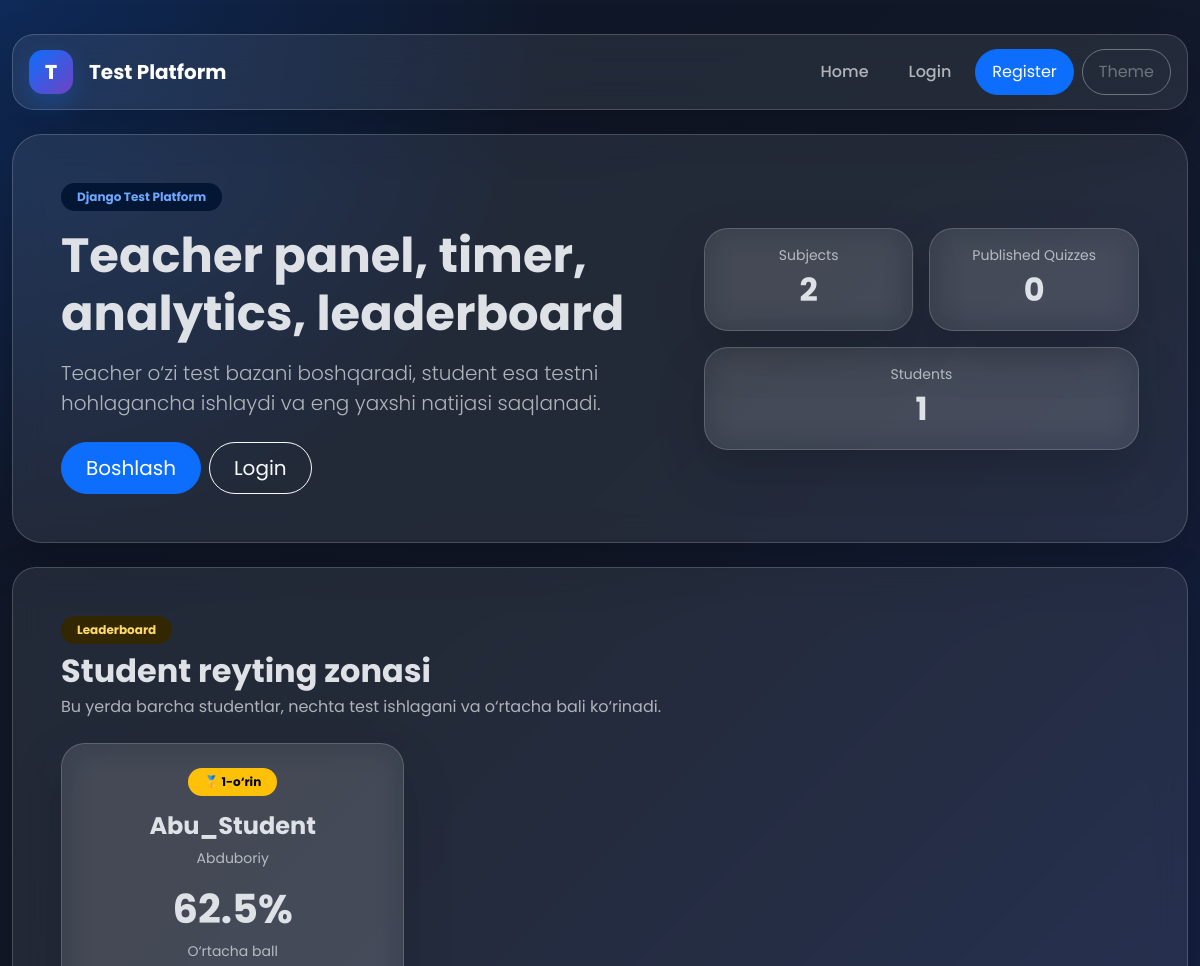
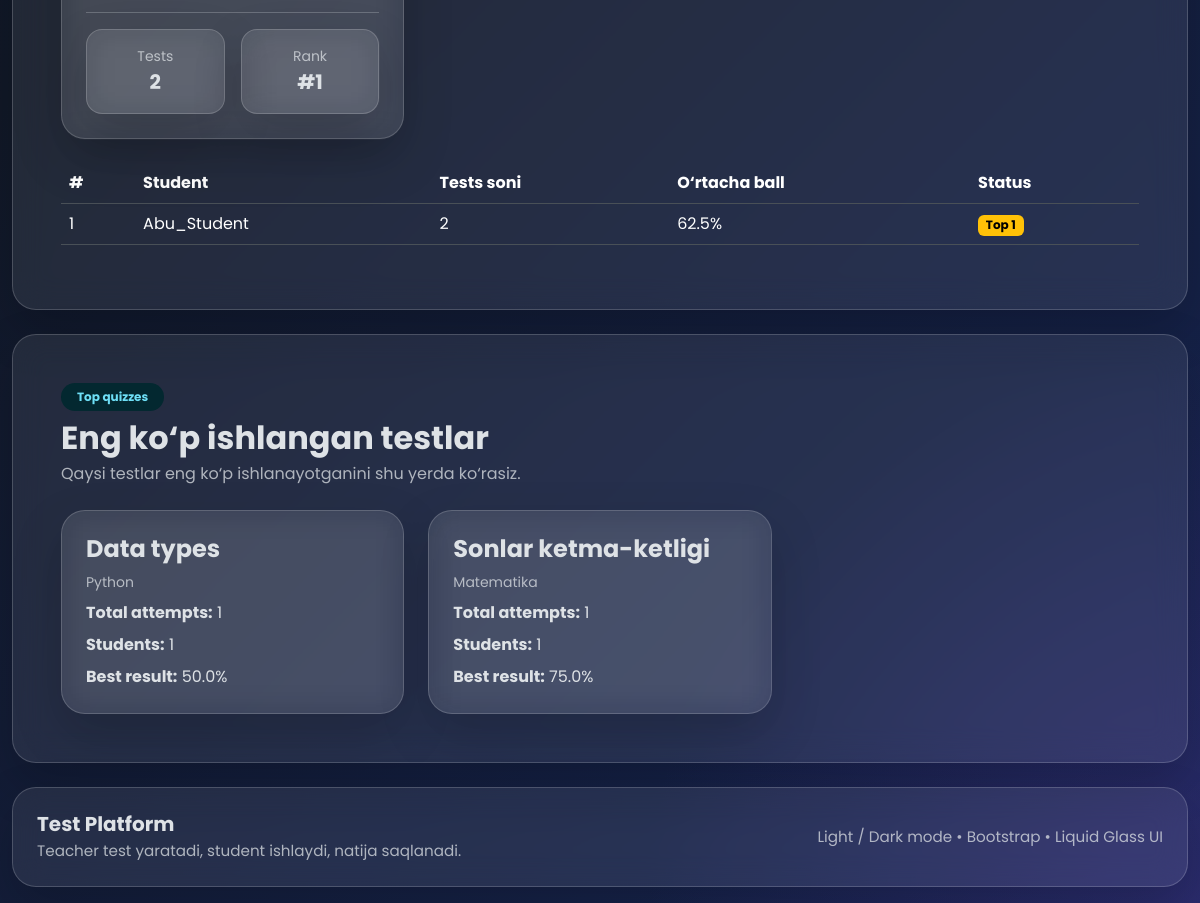
The app's page /, older data (2 pictures, top to bottom).
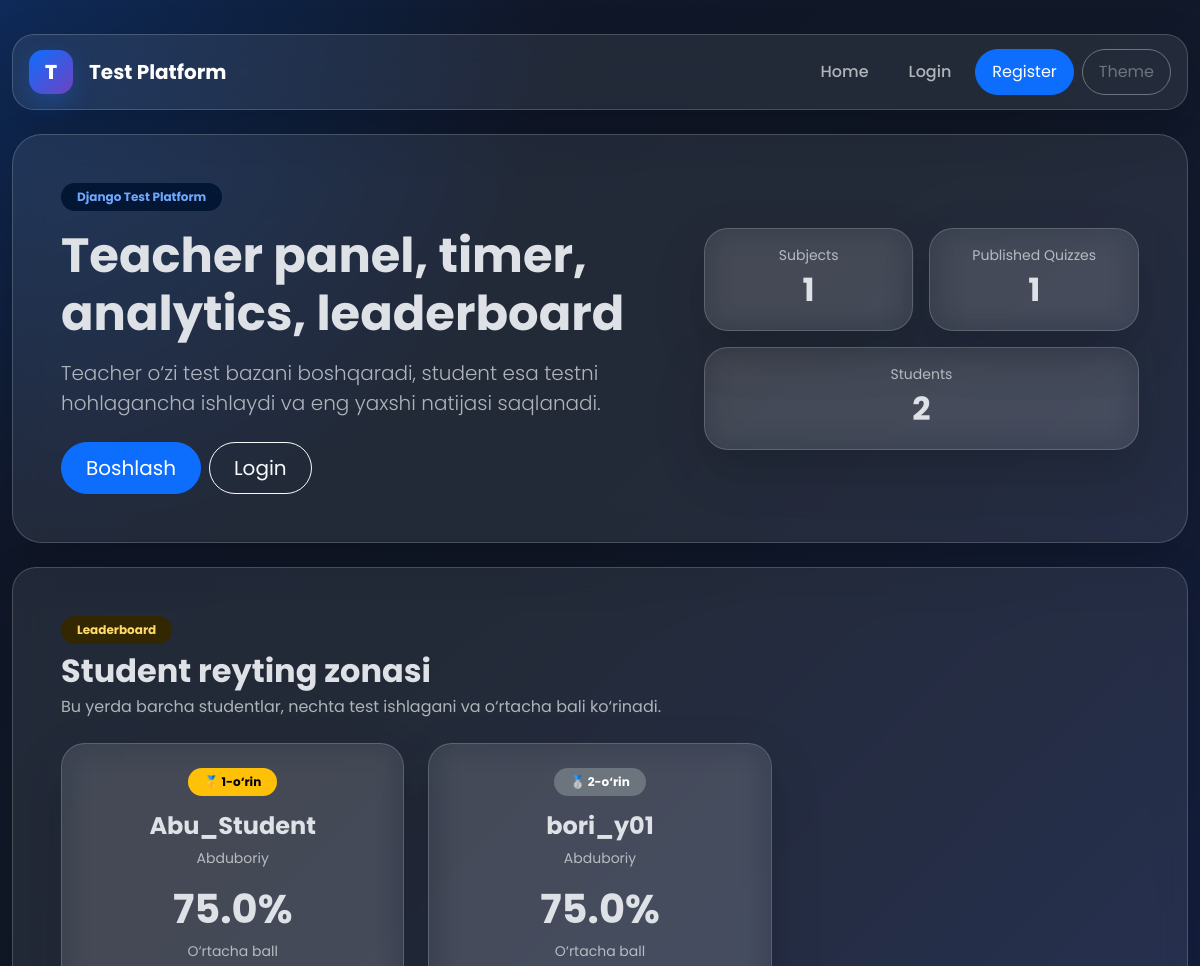
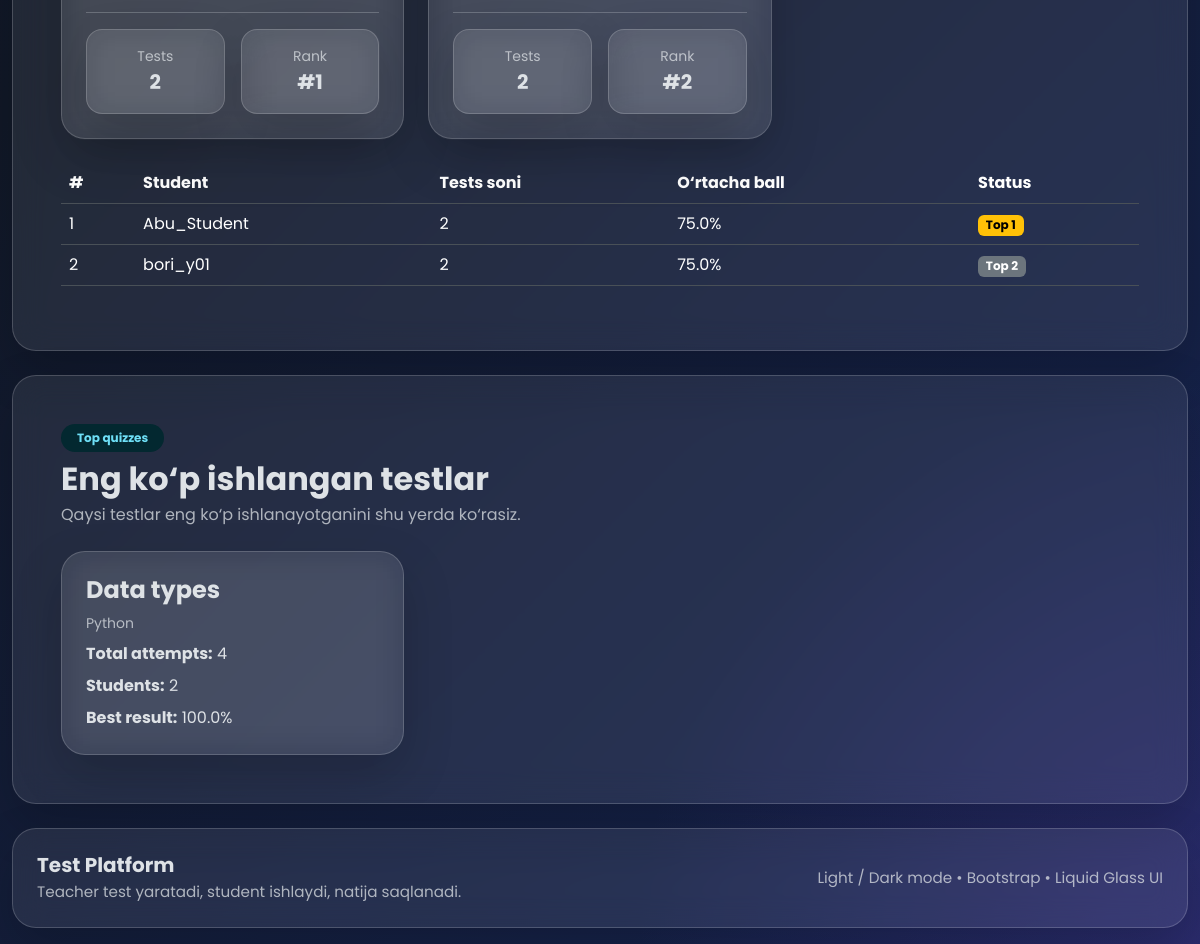
The same page, newer data (2 pictures, top to bottom).
### accounts/models.py (models this page shows, shortened)
class User(AbstractUser):
    ROLE_CHOICES = (
        ('teacher', 'Teacher'),
        ('student', 'Student'),
    )
    role = models.CharField(
        max_length=20,
        choices=ROLE_CHOICES,
        default='student'
    )
    avatar = models.ImageField(
        upload_to='avatars/',
        blank=True,
        null=True
    )
    birth_date = models.DateField(
        blank=True,
        null=True
    )
    telegram_username = models.CharField(
        max_length=100,
        blank=True,
        null=True,
        help_text="Masalan: @username"
    )
    telegram_id = models.CharField(
        max_length=50,
        blank=True,
        null=True,
        help_text="Telegram chat ID (bot ishlashi uchun kerak)"
    )
    instagram = models.CharField(
        max_length=255,
        blank=True,
        null=True
    )
    bio = models.TextField(
        blank=True,
        null=True
    )

### quiz/models.py (models this page shows, shortened)
class Quiz(models.Model):
    STATUS_CHOICES = (
        ('draft', 'Draft'),
        ('published', 'Published'),
        ('archived', 'Archived'),
    )
    DIFFICULTY_CHOICES = (
        ('easy', 'Easy'),
        ('medium', 'Medium'),
        ('hard', 'Hard'),
    )
    subject = models.ForeignKey(Subject, on_delete=models.CASCADE, related_name='quizzes')
    title = models.CharField(max_length=255)
    description = models.TextField(blank=True, null=True)
    duration_minutes = models.PositiveIntegerField(default=10)
    pass_percentage = models.PositiveIntegerField(default=60)
    status = models.CharField(max_length=20, choices=STATUS_CHOICES, default='draft')
    difficulty = models.CharField(max_length=20, choices=DIFFICULTY_CHOICES, default='medium')
    randomize_questions = models.BooleanField(default=False)
    randomize_choices = models.BooleanField(default=False)
    created_by = models.ForeignKey(
        settings.AUTH_USER_MODEL,
        on_delete=models.CASCADE,
        related_name='teacher_quizzes'
    )
    created_at = models.DateTimeField(auto_now_add=True)
    class Meta:
        ordering = ['-created_at']

class Subject(models.Model):
    name = models.CharField(max_length=255)
    description = models.TextField(blank=True, null=True)
    created_by = models.ForeignKey(
        settings.AUTH_USER_MODEL,
        on_delete=models.CASCADE,
        related_name='teacher_subjects'
    )
    created_at = models.DateTimeField(auto_now_add=True)
    class Meta:
        ordering = ['-created_at']

### quiz/views.py (the view)
# urls.py: path("", home_view, name="home"),
def home_view(request):
    subjects_count = Subject.objects.count()
    quizzes_count = Quiz.objects.filter(status="published").count()
    students_count = User.objects.filter(role="student").count()
    leaderboard_students = User.objects.filter(role="student").annotate(
        completed_tests=Count(
            "attempts",
            filter=Q(attempts__is_completed=True),
            distinct=True,
        ),
        avg_percentage=Coalesce(
            Avg("attempts__percentage", filter=Q(attempts__is_completed=True)),
            Value(0.0),
            output_field=FloatField(),
        ),
    ).order_by("-avg_percentage", "-completed_tests", "username")
    leaderboard_students = list(leaderboard_students)
    top_students = leaderboard_students[:3]
    other_students = leaderboard_students[3:]
    most_attempted_quizzes = (
        Quiz.objects.annotate(
            total_attempts=Count("attempts", filter=Q(attempts__is_completed=True)),
            unique_students=Count(
                "attempts__student",
                filter=Q(attempts__is_completed=True),
                distinct=True,
            ),
            best_result=Coalesce(
                Max("attempts__percentage", filter=Q(attempts__is_completed=True)),
                Value(0.0),
                output_field=FloatField(),
            ),
        )
        .filter(total_attempts__gt=0)
        .order_by("-total_attempts", "-unique_students", "title")[:6]
    )
    return render(
        request,
        "home.html",
        {
            "subjects_count": subjects_count,
            "quizzes_count": quizzes_count,
            "students_count": students_count,
            "top_students": top_students,
            "other_students": other_students,
            "most_attempted_quizzes": most_attempted_quizzes,
        },
    )

### templates/home.html (shortened to what the changed rows need)
{% extends 'base.html' %}
{% block content %}
<div class="glass hero-card p-4 p-lg-5 mb-4">
    <div class="row align-items-center g-4">
        <div class="col-lg-7">
            <h1 class="display-5 fw-bold mb-3">
                Teacher panel, timer, analytics, leaderboard
            </h1>
        </div>
        <div class="col-lg-5">
            <div class="row g-3">
                <div class="col-6">
                    <div class="glass main-card p-3 text-center h-100">
                        <div class="small opacity-75">Subjects</div>
                        <div class="fs-2 fw-bold">{{ subjects_count }}</div>
                    </div>
                </div>
                <div class="col-6">
                    <div class="glass main-card p-3 text-center h-100">
                        <div class="small opacity-75">Published Quizzes</div>
                        <div class="fs-2 fw-bold">{{ quizzes_count }}</div>
                    </div>
                </div>
                <div class="col-12">
                    <div class="glass main-card p-3 text-center h-100">
                        <div class="small opacity-75">Students</div>
                        <div class="fs-2 fw-bold">{{ students_count }}</div>
                    </div>
                </div>
            </div>
        </div>
    </div>
</div>
<div class="glass main-card p-4 p-lg-5 mb-4">
    <div class="d-flex justify-content-between align-items-center flex-wrap gap-3 mb-4">
        <div>
            <h2 class="fw-bold mb-1">Student reyting zonasi</h2>
        </div>
    </div>
    <div class="row g-4 mb-4">
        {% for student in top_students %}
            <div class="col-lg-4">
                <div class="glass main-card p-4 h-100 text-center">
                    <div class="mb-3">
                        {% if forloop.counter == 1 %}
                            <span class="badge text-bg-warning rounded-pill px-3 py-2">🥇 1-o‘rin</span>
                        {% elif forloop.counter == 2 %}
                            <span class="badge text-bg-secondary rounded-pill px-3 py-2">🥈 2-o‘rin</span>
                        {% else %}
                            <span class="badge rounded-pill px-3 py-2" style="background:#cd7f32; color:white;">
                                🥉 3-o‘rin
                            </span>
                        {% endif %}
                    </div>
                    <h4 class="fw-bold mb-2">{{ student.username }}</h4>
                    <div class="small opacity-75 mb-3">{{ student.first_name|default:"Student" }}</div>
                    <div class="display-6 fw-bold mb-2">{{ student.avg_percentage|floatformat:1 }}%</div>
                    <div class="small opacity-75">O‘rtacha ball</div>
                    <hr>
                    <div class="row g-3 text-center">
                        <div class="col-6">
                            <div class="glass rounded-4 p-3">
                                <div class="small opacity-75">Tests</div>
                                <div class="fw-bold fs-5">{{ student.completed_tests }}</div>
                            </div>
                        </div>
                        <div class="col-6">
                            <div class="glass rounded-4 p-3">
                                <div class="small opacity-75">Rank</div>
                                <div class="fw-bold fs-5">#{{ forloop.counter }}</div>
                            </div>
                        </div>
                    </div>
                </div>
            </div>
        {% empty %}
            <div class="col-12">
                <div class="alert alert-info rounded-4 mb-0">Hali studentlar yo‘q.</div>
            </div>
        {% endfor %}
    </div>
    <div class="table-responsive">
        <table class="table align-middle">
            <thead>
                <tr>
                    <th>#</th>
                    <th>Student</th>
                    <th>Tests soni</th>
                    <th>O‘rtacha ball</th>
                    <th>Status</th>
                </tr>
            </thead>
            <tbody>
                {% for student in top_students %}
                    <tr>
                        <td>{{ forloop.counter }}</td>
                        <td>{{ student.username }}</td>
                        <td>{{ student.completed_tests }}</td>
                        <td>{{ student.avg_percentage|floatformat:1 }}%</td>
                        <td>
                            {% if forloop.counter == 1 %}
                                <span class="badge text-bg-warning">Top 1</span>
                            {% elif forloop.counter == 2 %}
                                <span class="badge text-bg-secondary">Top 2</span>
                            {% else %}
                                <span class="badge" style="background:#cd7f32; color:white;">Top 3</span>
                            {% endif %}
                        </td>
                    </tr>
                {% endfor %}
            </tbody>
        </table>
    </div>
</div>
<div class="glass main-card p-4 p-lg-5">
    <div class="d-flex justify-content-between align-items-center flex-wrap gap-3 mb-4">
        <div>
            <h2 class="fw-bold mb-1">Eng ko‘p ishlangan testlar</h2>
        </div>
    </div>
    <div class="row g-4">
        {% for quiz in most_attempted_quizzes %}
            <div class="col-lg-4 col-md-6">
                <div class="glass main-card p-4 h-100">
                    <h4 class="fw-bold">{{ quiz.title }}</h4>
                    <div class="small opacity-75 mb-2">{{ quiz.subject.name }}</div>
                    <div class="mb-2">
                        <strong>Total attempts:</strong> {{ quiz.total_attempts }}
                    </div>
                    <div class="mb-2">
                        <strong>Students:</strong> {{ quiz.unique_students }}
                    </div>
                    <div>
                        <strong>Best result:</strong> {{ quiz.best_result|floatformat:1 }}%
                    </div>
                </div>
            </div>
        {% empty %}
            <div class="col-12">
                <div class="alert alert-info rounded-4">Hali ishlangan testlar yo‘q.</div>
            </div>
        {% endfor %}
    </div>
</div>
{% endblock %}

Row changes from the older to the newer data that the page shows:
removed Quiz: title "Sonlar ketma-ketligi", subject.name "Matematika", total_attempts "1", unique_students "1", best_result "75.0"
changed User "Abu_Student": avg_percentage "62.5" → "75.0"
added User: shows "🥈 2-o‘rin", username "bori_y01", first_name "Abduboriy", avg_percentage "75.0", completed_tests "2", shows "Top 2"
changed Quiz "Data types": total_attempts "1" → "4"; unique_students "1" → "2"; best_result "50.0" → "100.0"
Text that changed along with them:
{{ subjects_count }}: "2" → "1"
{{ quizzes_count }}: "0" → "1"
{{ students_count }}: "1" → "2"
